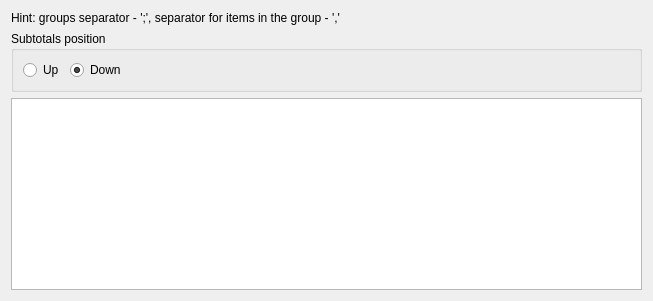
         <widget class="QWidget" name="tab_11">
          <attribute name="title">
           <string>Daily</string>
          </attribute>
          <layout class="QVBoxLayout" name="verticalLayout_12">
           <item>
            <widget class="QLabel" name="label_35">
             <property name="text">
              <string>Hint: groups separator - ';', separator for items in the group - ','</string>
             </property>
            </widget>
           </item>
           <item>
            <widget class="QGroupBox" name="groupBox_3">
             <property name="minimumSize">
              <size>
               <width>0</width>
               <height>0</height>
              </size>
             </property>
             <property name="title">
              <string>Subtotals position</string>
             </property>
             <layout class="QHBoxLayout" name="horizontalLayout_9">
              <item>
               <widget class="QRadioButton" name="rbDailySubtotalUp">
                <property name="text">
                 <string>Up</string>
                </property>
               </widget>
              </item>
              <item>
               <widget class="QRadioButton" name="rbDailySubtotalDown">
                <property name="text">
                 <string>Down</string>
                </property>
                <property name="checked">
                 <bool>true</bool>
                </property>
               </widget>
              </item>
              <item>
               <spacer name="horizontalSpacer_10">
                <property name="orientation">
                 <enum>Qt::Horizontal</enum>
                </property>
                <property name="sizeHint" stdset="0">
                 <size>
                  <width>504</width>
                  <height>20</height>
                 </size>
                </property>
               </spacer>
              </item>
             </layout>
            </widget>
           </item>
           <item>
            <widget class="QPlainTextEdit" name="teDailyMovement"/>
           </item>
          </layout>
         </widget>
